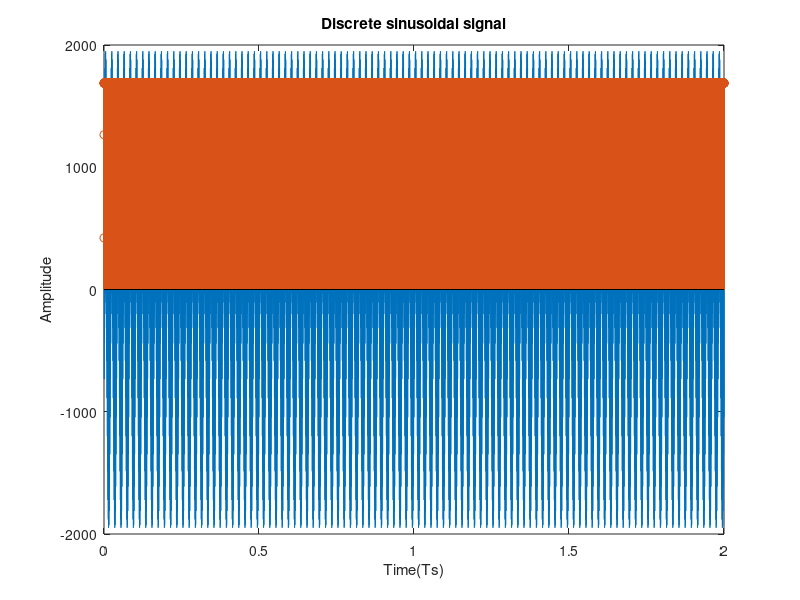

This figure's MATLAB source:
fs   = 10e3;              % Very high sampling rate 10 kHz
f    = 50;                % Frequency of sinusoid
nCyl = 100;               % generate 100 cycles of sinusoid
t    = 0:1/fs:nCyl*1/f;   % time index
x    = sin(2*pi*f*t);     % sine vector

% sine of 500 Hz %

f1   = 1000;
x1   = sin(2*pi*f1*t);

y    = x + x1; %% Here we combine two sine inputs into one


x_2 = 0; x_1 = 0; x_0 = 0; % initial conditions
y_2 = 0; y_1 = 0; y_0 = 0; % initial conditions


y1  = zeros(1,length(y)); % new array with filtered values


for k=1:length(y)
    y(k) = y(k) * 1000;
end

% for k=1:length(y)
%    y(k) = int16((y(k) * 4095)/3.328); 
% end

for k=1:length(y)
    x_2 = x_1;
    x_1 = x_0;
    x_0 = 422;
    
    
    y_2 = y_1;
    y_1 = y_0;
    
%     y_0 = y_1 * 1.938 - y_2 * 0.939 + x_0 * 0.001 + x_1 * 0.002 + x_2 * 0.001;
    
%     y_0 = y_1 * 1938 - y_2 * 939 + x_0 * 1 + x_1 * 2 + x_2 * 1;

    y_0 = x_0 * 1 + x_1 * 2 + x_2 * 1;
    %y_0 = int64(y_0 / 1000);
    y1(k) = y_0;
end 

plot(t,y)
title('Continuous sinusoidal signal');
xlabel('Time(s)');
ylabel('Amplitude');
hold on
stem(t,y1)
title('Discrete sinusoidal signal');
xlabel('Time(Ts)');
ylabel('Amplitude');